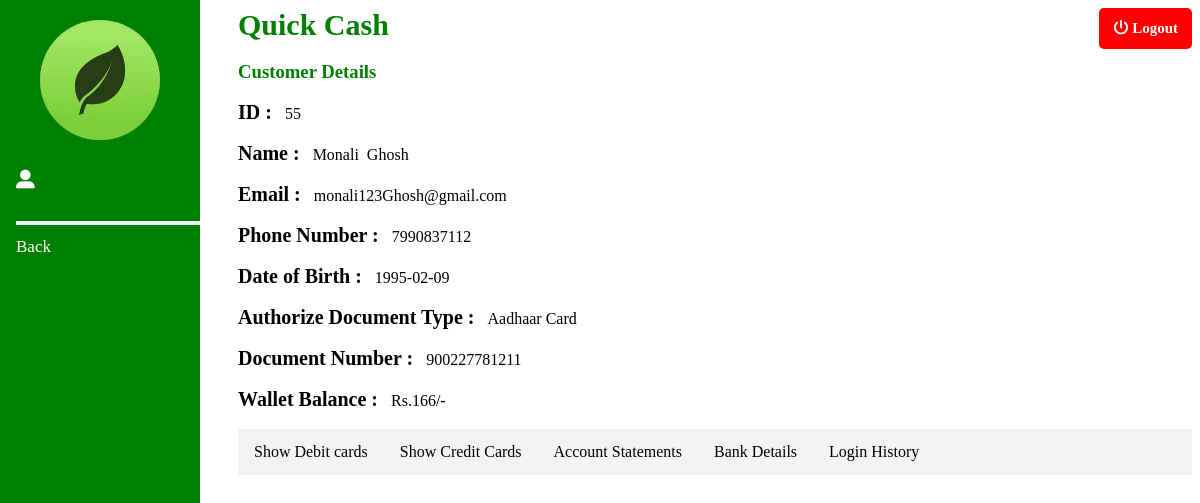
/admin/showdetails.php?id=55 (signed in), run on the app's committed database.
### tables this page shows
CREATE TABLE `user` (
  `id` int(11) NOT NULL,
  `fname` varchar(20) NOT NULL,
  `lname` varchar(20) NOT NULL,
  `email` varchar(50) NOT NULL,
  `phone` varchar(10) NOT NULL,
  `dob` date NOT NULL,
  `gender` varchar(10) NOT NULL,
  `document` varchar(50) NOT NULL,
  `card_no` varchar(15) NOT NULL,
  `datetime` varchar(100) NOT NULL
);

CREATE TABLE `wallet` (
  `id` int(11) NOT NULL,
  `phone` varchar(10) NOT NULL,
  `balance` int(11) NOT NULL
);

### admin/showdetails.php (the view, shortened to what this page needs)
<!DOCTYPE html>
<html>
    <head>
        <link href="../css/style2.css" rel="stylesheet" type="text/css"/>
        <link href="../css/sidenav.css" rel="stylesheet" type="text/css"/>
        <link rel="stylesheet" href="https://cdnjs.cloudflare.com/ajax/libs/font-awesome/4.7.0/css/font-awesome.min.css">
        <link rel="stylesheet" href="https://cdnjs.cloudflare.com/ajax/libs/font-awesome/4.7.0/css/font-awesome.min.css">
        <link href="../css/style3.css" rel="stylesheet" type="text/css"/>
        <link rel="stylesheet" href="https://cdnjs.cloudflare.com/ajax/libs/font-awesome/4.7.0/css/font-awesome.min.css">
    </head>
    <body>
        <?php
        include_once 'session.php';
        include_once 'dbconfig.php';
        ?>
        <div>
            <div class="container">
                <div>
                    <div class="sidenav">
                        <img src="../pics/icoon.png" alt="" id="icon"/>
                        <h3 style=" padding: 6px 16px; color: white"><i class='fas fa-user-alt'></i> <?php echo $login_session1 ?></h3>
                        <a href="#"><div class="line"></div></a>
                        <a href="admin_welcome.php">Back</a>
                     </div>
                </div>
            </div>
        </div>
        <div>
              <div class="content">
                    <div>
                            <div class="headbar">
                                <span class="head">Quick Cash</span>
                                <span class="logoutbutton"><a href="logout.php"><i class='fas fa-power-off'></i> Logout</a></span>
                            </div>
                    </div>
                  <div>
                      <h3 style="color: green;">Customer Details</h3>
                      <?php
                        $id = $_GET['id'];
                        $result_details = mysqli_query($connect, "select *from user where id = $id");
                        while($res3 = mysqli_fetch_array($result_details)){
                            $id1 = $res3['id'];
                            $fname = $res3['fname'];
                            $lname = $res3['lname'];
                            $email = $res3['email'];
                            $phone = $res3['phone'];
                            $dob = $res3['dob'];
                            $document = $res3['document'];
                            $card_no = $res3['card_no'];
                        }
                        $resultw = mysqli_query($connect, "select *from wallet where phone = $phone");
                        while ($resultw1 = mysqli_fetch_array($resultw)){
                            $balance = $resultw1['balance'];
                        }
                      ?>
                      <label>ID : </label>&nbsp;&nbsp;<?php echo $id1; ?><br/><br/>
                      <label>Name : </label>&nbsp;&nbsp;<?php echo $fname; ?>&nbsp;&nbsp;<?php echo $lname; ?><br/><br/>
                      <label>Email : </label>&nbsp;&nbsp;<?php echo $email; ?><br/><br/>
                      <label>Phone Number : </label>&nbsp;&nbsp;<?php echo $phone; ?><br/><br/>
                      <label>Date of Birth : </label>&nbsp;&nbsp;<?php echo $dob; ?><br/><br/>
                      <label>Authorize Document Type : </label>&nbsp;&nbsp;<?php echo $document; ?><br/><br/>
                      <label>Document Number : </label>&nbsp;&nbsp;<?php echo $card_no; ?><br/><br/>
                      <label>Wallet Balance : </label>&nbsp;&nbsp;Rs.<?php echo $balance; ?>/-<br><br>
                  </div>
                  <div>
                      <div>
                          <ul>
                              <li><a href="#Show_Debit" id="debit">Show Debit cards</a></li>
                              <li><a href="#show_credit" id="credit">Show Credit Cards</a></li>
                              <li><a href="#show_transaction" id="account">Account Statements</a></li>
                              <li><a href="#bankdetails" id="bankdetail">Bank Details</a></li>
                              <li><a href="#loginhistory" id="history">Login History</a></li>
                          </ul>
                      </div>
                  </div>
              </div>
        </div>
    </body>
</html>

### css/style2.css (style rules this page uses)
label { font-weight: bold; font-size: 20px; }

### css/sidenav.css (style rules this page uses)
#icon { border-radius: 50%; width: 120px; height: 120px; position: relative; left: 20%; }
.head { font-size: 30px; color: green; font-weight: bold; }
.logoutbutton { float: right; padding: 12px 14px; border-radius: 5px; background-color: red; cursor: pointer; font-size: 15px; font-weight: bold; }
.logoutbutton a { text-decoration: none; color: white; }
.line { border: 2px solid whitesmoke; width: 180px; }
.sidenav { height: 100%; width: 200px; position: fixed; z-index: 1; top: 0; left: 0; background-color: green; overflow-x: hidden; padding-top: 20px; }
.sidenav a { padding: 6px 8px 6px 16px; text-decoration: none; font-size: 17px; color: white; display: block; }
.content { margin-left: 230px; }

### admin/showdetails.php (style rules this page uses)
ul { list-style-type: none; margin: 0; padding: 0; overflow: hidden; background-color: #f3f3f3; }
li { float: left; }
li a { display: block; color: black; text-align: center; padding: 14px 16px; text-decoration: none; }

### data on the page
user: id "55", fname "Monali", lname "Ghosh", email "monali123Ghosh@gmail.com", phone "7990837112", dob "1995-02-09", document "Aadhaar Card", card_no "900227781211"
wallet: balance "166"
